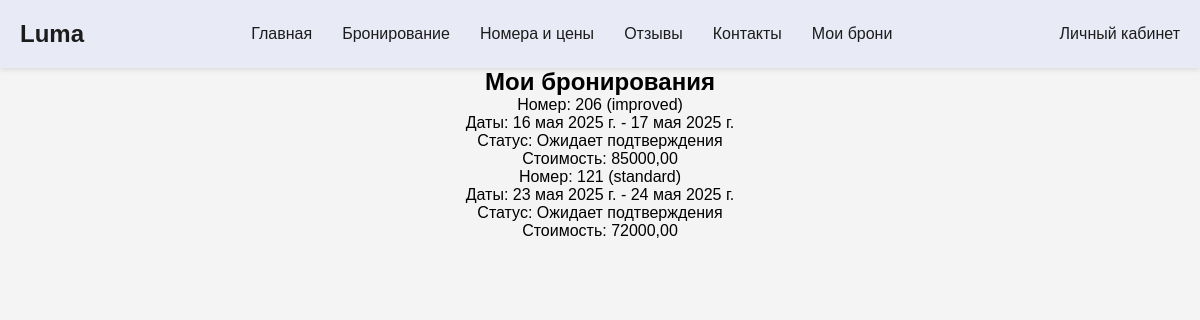
The app's page /my-bookings/ (signed in), older data.
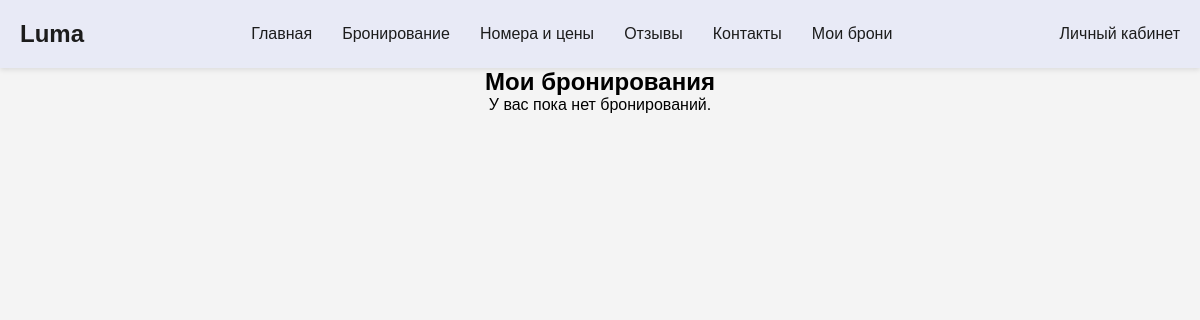
The same page, newer data.
### booking/models.py (models this page shows, shortened)
class Booking(models.Model):
    STATUS_CHOICES = [
        ('pending', 'Ожидает подтверждения'),
        ('confirmed', 'Подтверждено'),
        ('cancelled', 'Отменено'),
    ]
    user = models.ForeignKey(User, on_delete=models.CASCADE, verbose_name="Пользователь")
    room = models.ForeignKey(Room, on_delete=models.CASCADE, verbose_name="Номер")
    check_in_date = models.DateField(verbose_name="Дата заезда")
    check_out_date = models.DateField(verbose_name="Дата выезда")
    total_price = models.DecimalField(max_digits=10, decimal_places=2, verbose_name="Итоговая стоимость")
    status = models.CharField(max_length=20, choices=STATUS_CHOICES, default='pending', verbose_name="Статус")
    created_at = models.DateTimeField(auto_now_add=True, verbose_name="Дата создания")
    guest_count = models.PositiveIntegerField(verbose_name="Количество гостей")
    special_requests = models.TextField(blank=True, null=True, verbose_name="Особые пожелания")
    class Meta:
        verbose_name = "Бронирование"
        verbose_name_plural = "Бронирования"

class Room(models.Model):
    room_number = models.CharField(max_length=10, unique=True, verbose_name="Номер комнаты")
    room_type = models.ForeignKey(RoomType, on_delete=models.CASCADE, verbose_name="Тип номера")
    price_per_night = models.DecimalField(max_digits=10, decimal_places=2, verbose_name="Цена за ночь")
    capacity = models.PositiveIntegerField(verbose_name="Вместимость")
    description = models.TextField(verbose_name="Описание")
    is_available = models.BooleanField(default=True, verbose_name="Доступен")
    image = models.ImageField(upload_to='rooms/', blank=True, null=True, verbose_name="Изображение номера")
    class Meta:
        verbose_name = "Номер"
        verbose_name_plural = "Номера"

class RoomType(models.Model):
    name = models.CharField(max_length=100, verbose_name="Название типа номера")
    description = models.TextField(verbose_name="Описание")
    base_price = models.DecimalField(max_digits=10, decimal_places=2, verbose_name="Базовая цена за ночь")
    capacity = models.PositiveIntegerField(verbose_name="Вместимость")
    image = models.ImageField(upload_to='room_types/', blank=True, null=True, verbose_name="Изображение типа номера")
    class Meta:
        verbose_name = "Тип номера"
        verbose_name_plural = "Типы номеров"

### booking/views.py (the view)
# urls.py: path('my-bookings/', views.my_bookings_view, name='my_bookings'),
@login_required
def my_bookings_view(request):
    bookings = Booking.objects.filter(user=request.user).order_by('-created_at')
    return render(request, 'my_bookings.html', {'bookings': bookings})

### booking/templates/my_bookings.html (shortened to what this page needs)
{% load static %}
<!DOCTYPE html>
<html lang="ru">
<head>
    <link rel="stylesheet" href="{% static 'styles.css' %}">
</head>
<body>
    <header>
        <div class="logo">Luma</div>
        <nav>
            <ul>
                <li><a href="{% url 'home' %}">Главная</a></li>
                <li><a href="{% url 'booking' %}">Бронирование</a></li>
                <li><a href="{% url 'room_list' %}">Номера и цены</a></li>
                <li><a href="{% url 'reviews' %}">Отзывы</a></li>
                <li><a href="{% url 'contact' %}">Контакты</a></li>
                <li><a href="{% url 'my_bookings' %}">Мои брони</a></li>
            </ul>
        </nav>
        <div class="user-account">Личный кабинет</div>
    </header>
    <main>
        <section class="bookings-section">
            <h2>Мои бронирования</h2>
            {% if bookings %}
                <ul>
                {% for booking in bookings %}
                    <li>
                        Номер: {{ booking.room.room_number }} ({{ booking.room.room_type.name }})<br>
                        Даты: {{ booking.check_in_date }} - {{ booking.check_out_date }}<br>
                        Статус: {{ booking.get_status_display }}<br>
                        Стоимость: {{ booking.total_price }}<br>
                    </li>
                {% endfor %}
                </ul>
            {% else %}
                <p>У вас пока нет бронирований.</p>
            {% endif %}
        </section>
    </main>
</body>
</html>

### booking/static/styles.css (style rules this page uses)
* { margin: 0; padding: 0; font-family: 'Montserrat', sans-serif; }
body { background-color: #F4F4F4; }
header { display: flex; align-items: center; justify-content: space-between; padding: 20px; background-color: #E8EAF6; box-shadow: 0 2px 5px rgba(0,0,0,0.1); }
.logo { font-size: 24px; font-weight: bold; color: #1C1C1C; }
nav ul { list-style: none; display: flex; gap: 30px; margin: 0; padding: 0; }
nav ul li a { text-decoration: none; color: #1C1C1C; font-weight: 500; transition: all 0.3s ease-in-out; }
.user-account { font-weight: 500; color: #1C1C1C; cursor: pointer; transition: all 0.3s ease-in-out; }
main { display: flex; flex-direction: column; min-height: 100vh; text-align: center; }

Row changes from the older to the newer data that the page shows:
removed Booking: room.room_number "206", room.room_type.name "improved", check_in_date "16 мая 2025 г.", check_out_date "17 мая 2025 г.", status "Ожидает подтверждения", total_price "85000,00"
removed Booking: room.room_number "121", room.room_type.name "standard", check_in_date "23 мая 2025 г.", check_out_date "24 мая 2025 г.", status "Ожидает подтверждения", total_price "72000,00"
Text that changed along with them:
text now shown: "У вас пока нет бронирований."
